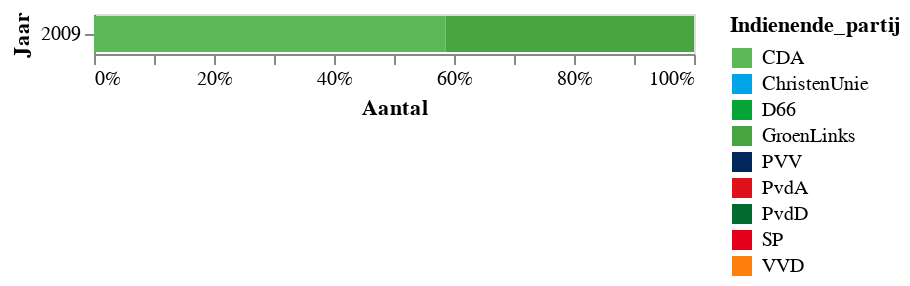

The code cell stored with this chart in its notebook:
### Markdown cell above
## Meest actieve partijen per onderwerp

### Code cell
# # Overview of topic 'owner' throughout the years
selected_topic = '17'
source = df[df['Topic'] == selected_topic]
source = source[['Jaar','Indienende_partij','Titel']].groupby(['Jaar', 'Indienende_partij']).count().reset_index()
source = source.rename(columns={'Titel':'Aantal'})

alt.Chart(source).mark_bar().encode(
    x = alt.X('Aantal:Q', stack='normalize',sort=alt.SortField(field="Aantal", order='ascending'),axis=alt.Axis(format='%')),
    y = 'Jaar:O',
    color=alt.Color("Indienende_partij", 
                      scale = alt.Scale(domain=parties,range= [party_colors[p] for p in parties])),
    order=alt.Order('Aantal:Q',sort='descending')
).transform_filter(
    alt.datum.Aantal > 10
).configure_axis(
    grid=False
).configure_view(
    strokeWidth=1
).properties(width=300)

### Figure 1 — Vega-Lite specification as saved in the notebook (floating-point values rounded to 4 significant figures)
{"config": {"view": {"continuousWidth": 400, "continuousHeight": 300, "strokeWidth": 1}, "axis": {"grid": false}}, "data": {"name": "data-56c1ebc3554156da8965d78549d1d622"}, "mark": "bar", "encoding": {"color": {"type": "nominal", "field": "Indienende_partij", "scale": {"domain": ["CDA", "ChristenUnie", "D66", "GroenLinks", "PVV", "PvdA", "PvdD", "SP", "VVD"], "range": ["#5cb957", "#00a5e8", "#04a438", "#48a641", "#002759", "#df111a", "#006b2d", "#e3001b", "#ff7f0e"]}}, "order": {"type": "quantitative", "field": "Aantal", "sort": "descending"}, "x": {"type": "quantitative", "axis": {"format": "%"}, "field": "Aantal", "sort": {"field": "Aantal", "order": "ascending"}, "stack": "normalize"}, "y": {"type": "ordinal", "field": "Jaar"}}, "transform": [{"filter": "(datum.Aantal > 10)"}], "width": 300, "$schema": "https://vega.github.io/schema/vega-lite/v4.8.1.json", "datasets": {"data-56c1ebc3554156da8965d78549d1d622": [{"Jaar": 2009, "Indienende_partij": "CDA", "Aantal": 17}, {"Jaar": 2009, "Indienende_partij": "ChristenUnie", "Aantal": 8}, {"Jaar": 2009, "Indienende_partij": "D66", "Aantal": 3}, {"Jaar": 2009, "Indienende_partij": "GroenLinks", "Aantal": 12}, {"Jaar": 2009, "Indienende_partij": "PVV", "Aantal": 2}, {"Jaar": 2009, "Indienende_partij": "PvdA", "Aantal": 5}, {"Jaar": 2009, "Indienende_partij": "PvdD", "Aantal": 2}, {"Jaar": 2009, "Indienende_partij": "SP", "Aantal": 10}, {"Jaar": 2009, "Indienende_partij": "VVD", "Aantal": 7}]}}
